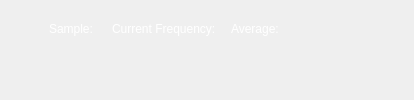
            <widget class="QWidget" name="stackedWidgetPage1">
             <layout class="QVBoxLayout" name="verticalLayout_5">
              <property name="spacing">
               <number>0</number>
              </property>
              <property name="leftMargin">
               <number>0</number>
              </property>
              <property name="topMargin">
               <number>0</number>
              </property>
              <property name="rightMargin">
               <number>0</number>
              </property>
              <property name="bottomMargin">
               <number>0</number>
              </property>
              <item>
               <widget class="QWidget" name="widgetPlotContainer" native="true">
                <property name="styleSheet">
                 <string notr="true"/>
                </property>
                <property name="plot_container" stdset="0">
                 <bool>true</bool>
                </property>
                <layout class="QVBoxLayout" name="verticalLayout_13">
                 <property name="spacing">
                  <number>0</number>
                 </property>
                 <item>
                  <widget class="QWidget" name="statusWidget" native="true">
                   <layout class="QVBoxLayout" name="verticalLayout_18">
                    <property name="spacing">
                     <number>0</number>
                    </property>
                    <property name="leftMargin">
                     <number>0</number>
                    </property>
                    <property name="topMargin">
                     <number>0</number>
                    </property>
                    <property name="rightMargin">
                     <number>0</number>
                    </property>
                    <property name="bottomMargin">
                     <number>0</number>
                    </property>
                    <item>
                     <layout class="QGridLayout" name="gridLayout">
                      <property name="topMargin">
                       <number>10</number>
                      </property>
                      <property name="rightMargin">
                       <number>20</number>
                      </property>
                      <property name="horizontalSpacing">
                       <number>15</number>
                      </property>
                      <property name="verticalSpacing">
                       <number>0</number>
                      </property>
                      <item row="0" column="3">
                       <widget class="QLabel" name="currentAverageLabel">
                        <property name="sizePolicy">
                         <sizepolicy hsizetype="Fixed" vsizetype="Fixed">
                          <horstretch>0</horstretch>
                          <verstretch>0</verstretch>
                         </sizepolicy>
                        </property>
                        <property name="styleSheet">
                         <string notr="true">color:white;</string>
                        </property>
                        <property name="text">
                         <string>Average: </string>
                        </property>
                       </widget>
                      </item>
                      <item row="1" column="3">
                       <widget class="QLabel" name="errorLabel">
                        <property name="minimumSize">
                         <size>
                          <width>0</width>
                          <height>0</height>
                         </size>
                        </property>
                        <property name="styleSheet">
                         <string notr="true">font-weight: bold;
color:  red;</string>
                        </property>
                        <property name="text">
                         <string/>
                        </property>
                       </widget>
                      </item>
                      <item row="0" column="0">
                       <spacer name="horizontalSpacer_7">
                        <property name="orientation">
                         <enum>Qt::Horizontal</enum>
                        </property>
                        <property name="sizeType">
                         <enum>QSizePolicy::Fixed</enum>
                        </property>
                        <property name="sizeHint" stdset="0">
                         <size>
                          <width>40</width>
                          <height>20</height>
                         </size>
                        </property>
                       </spacer>
                      </item>
                      <item row="0" column="1">
                       <widget class="QLabel" name="currentSampleLabel">
                        <property name="sizePolicy">
                         <sizepolicy hsizetype="Fixed" vsizetype="Fixed">
                          <horstretch>0</horstretch>
                          <verstretch>0</verstretch>
                         </sizepolicy>
                        </property>
                        <property name="styleSheet">
                         <string notr="true">color:white;</string>
                        </property>
                        <property name="text">
                         <string>Sample: </string>
                        </property>
                       </widget>
                      </item>
                      <item row="1" column="7">
                       <spacer name="horizontalSpacer_8">
                        <property name="orientation">
                         <enum>Qt::Horizontal</enum>
                        </property>
                        <property name="sizeType">
                         <enum>QSizePolicy::Fixed</enum>
                        </property>
                        <property name="sizeHint" stdset="0">
                         <size>
                          <width>40</width>
                          <height>20</height>
                         </size>
                        </property>
                       </spacer>
                      </item>
                      <item row="0" column="4">
                       <spacer name="horizontalSpacer_6">
                        <property name="orientation">
                         <enum>Qt::Horizontal</enum>
                        </property>
                        <property name="sizeHint" stdset="0">
                         <size>
                          <width>40</width>
                          <height>20</height>
                         </size>
                        </property>
                       </spacer>
                      </item>
                      <item row="1" column="1">
                       <widget class="QLabel" name="dcLabel">
                        <property name="styleSheet">
                         <string notr="true">color:white;</string>
                        </property>
                        <property name="text">
                         <string/>
                        </property>
                       </widget>
                      </item>
                      <item row="1" column="6">
                       <widget class="QLabel" name="statusLabel">
                        <property name="styleSheet">
                         <string notr="true">color:white;</string>
                        </property>
                        <property name="text">
                         <string/>
                        </property>
                       </widget>
                      </item>
                      <item row="0" column="2">
                       <widget class="QLabel" name="currentFrequencyLabel">
                        <property name="sizePolicy">
                         <sizepolicy hsizetype="Fixed" vsizetype="Fixed">
                          <horstretch>0</horstretch>
                          <verstretch>0</verstretch>
                         </sizepolicy>
                        </property>
                        <property name="styleSheet">
                         <string notr="true">color:white;</string>
                        </property>
                        <property name="text">
                         <string>Current Frequency:</string>
                        </property>
                       </widget>
                      </item>
                      <item row="1" column="2">
                       <widget class="QLabel" name="gainLabel">
                        <property name="styleSheet">
                         <string notr="true">color:white;</string>
                        </property>
                        <property name="text">
                         <string/>
                        </property>
                       </widget>
                      </item>
                     </layout>
                    </item>
                   </layout>
                  </widget>
                 </item>
                 <item>
                  <layout class="QGridLayout" name="gridLayout_plots"/>
                 </item>
                 <item>
                  <widget class="adiscope::InstrumentNotes" name="instrumentNotes" native="true"/>
                 </item>
                </layout>
               </widget>
              </item>
             </layout>
            </widget>
